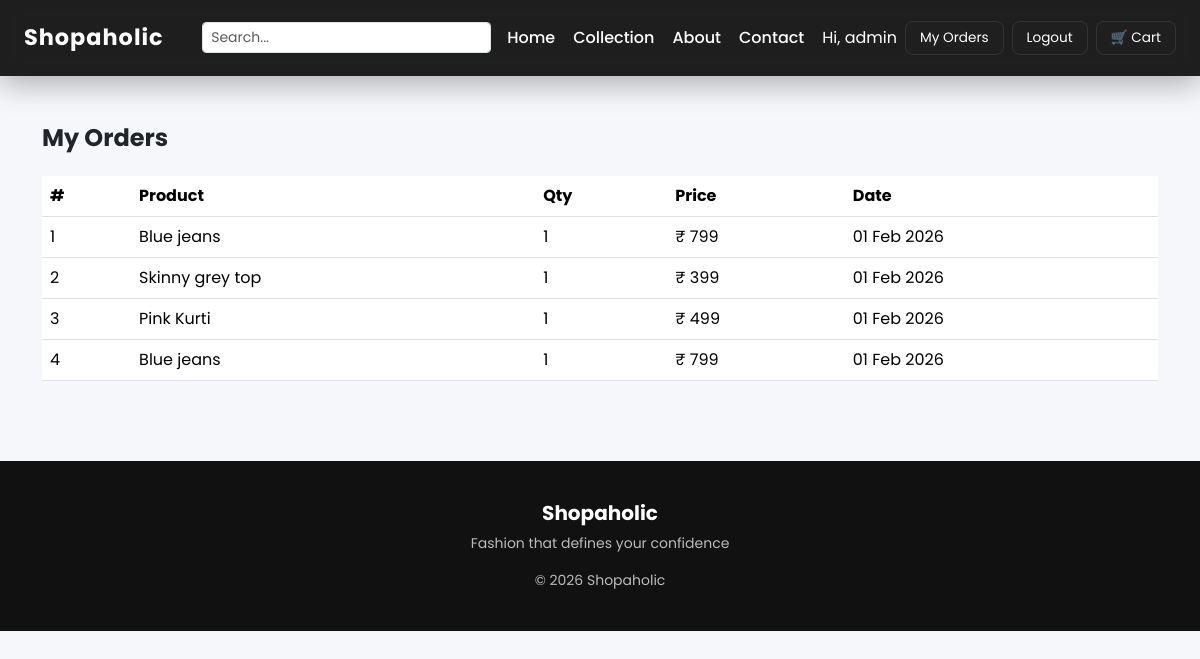
The page /my-orders/ (signed in) on the database its author committed.
### shop/models.py (models this page shows, shortened)
class Order(models.Model):
    user = models.ForeignKey(User, on_delete=models.CASCADE)
    product = models.ForeignKey(Product, on_delete=models.CASCADE)
    quantity = models.IntegerField()
    price = models.IntegerField()
    ordered_at = models.DateTimeField(auto_now_add=True)

class Product(models.Model):
    name = models.CharField(max_length=200)
    price = models.IntegerField()
    category = models.ForeignKey(Category, on_delete=models.CASCADE)
    image = models.ImageField(upload_to='products/')
    stock = models.IntegerField()
    description = models.TextField()

### shop/views.py (the view)
# urls.py: path('my-orders/', my_orders, name='my_orders'),
@login_required
def my_orders(request):
    orders = Order.objects.filter(
        user=request.user
    ).order_by('-ordered_at')
    return render(request, 'shop/my_orders.html', {
        'orders': orders
    })

### templates/shop/my_orders.html
{% extends 'shop/base.html' %}
{% block content %}
<h4 class="fw-bold mb-4">My Orders</h4>
{% if orders %}
<table class="table align-middle">
  <thead>
    <tr>
      <th>#</th>
      <th>Product</th>
      <th>Qty</th>
      <th>Price</th>
      <th>Date</th>
    </tr>
  </thead>
  <tbody>
    {% for order in orders %}
    <tr>
      <td>{{ forloop.counter }}</td>
      <td>{{ order.product.name }}</td>
      <td>{{ order.quantity }}</td>
      <td>₹ {{ order.price }}</td>
      <td>{{ order.ordered_at|date:"d M Y" }}</td>
    </tr>
    {% endfor %}
  </tbody>
</table>
{% else %}
<p class="text-muted">No orders placed yet.</p>
{% endif %}
{% endblock %}

### templates/shop/base.html (shortened to what this page needs)
<!DOCTYPE html>
<html lang="en">
<head>
  <link href="https://cdn.jsdelivr.net/npm/bootstrap@5.3.3/dist/css/bootstrap.min.css" rel="stylesheet">
</head>
<body>
<nav class="navbar navbar-expand-lg navbar-dark px-4 py-3">
  <a class="navbar-brand fw-bold text-white" href="{% url 'shop:home' %}">
    Shopaholic
  </a>
  <div class="ms-auto d-flex align-items-center">
    <div class="ms-auto d-flex align-items-center">
  {% if not user.is_superuser %}
  <form class="d-flex me-3"
        action="{% url 'shop:search' %}"
        method="get">
    <input class="form-control form-control-sm"
           type="search"
           name="q"
           placeholder="Search...">
  </form>
  {% endif %}
  {% if user.is_authenticated and user.is_superuser %}
    <a class="nav-link" href="{% url 'adminapp:dashboard' %}">
      Admin Dashboard
    </a>
    <a class="btn btn-nav btn-sm me-2"
       href="{% url 'adminapp:admin_products' %}">
      Manage Products
    </a>
    <a class="btn btn-nav btn-sm"
       href="{% url 'userapp:logout' %}">
      Logout
    </a>
  {% else %}
    <a class="nav-link" href="{% url 'shop:home' %}">Home</a>
    <a class="nav-link" href="{% url 'shop:collection' %}">Collection</a>
    <a class="nav-link" href="{% url 'shop:about' %}">About</a>
    <a class="nav-link" href="{% url 'shop:contact' %}">Contact</a>
    {% if user.is_authenticated %}
      <span class="text-white me-2">
        Hi, {{ user.username }}
      </span>
      <a class="btn btn-nav btn-sm me-2"
         href="{% url 'shop:my_orders' %}">
        My Orders
      </a>
      <a class="btn btn-nav btn-sm me-2"
         href="{% url 'userapp:logout' %}">
        Logout
      </a>
    {% endif %}
    <a class="btn btn-nav btn-sm"
       href="{% url 'shop:view_cart' %}">
      🛒 Cart
    </a>
  {% endif %}
</div>
</nav>
<div class="container my-5">
  {% block content %}{% endblock %}
</div>
<footer>
  <div class="container text-center">
    <h5 class="fw-bold text-white">Shopaholic</h5>
    <p class="small">Fashion that defines your confidence</p>
    <p class="small mb-0">© 2026 Shopaholic</p>
  </div>
</footer>
</body>
</html>

### templates/shop/base.html (style rules this page uses)
:root { --accent: linear-gradient(135deg, #ff4d4d, #ff9f1c); }
body { font-family: 'Poppins', sans-serif; background: #f6f7fb; overflow-x: hidden; }
.navbar { backdrop-filter: blur(10px); background: rgba(0, 0, 0, 0.88); box-shadow: 0 8px 30px rgba(0,0,0,0.3); }
.navbar-brand { font-size: 1.4rem; letter-spacing: 1px; }
.nav-link { color: #fff !important; margin-right: 18px; position: relative; font-weight: 500; }
.nav-link::after { content: ''; position: absolute; width: 0; height: 2px; bottom: -5px; left: 0; background: #ff9f1c; transition: width 0.3s ease; }
.btn-nav { background: #1f1f1f; color: #fff; border: 1px solid #333; padding: 6px 14px; font-size: 0.85rem; border-radius: 8px; }
footer { background: #111; color: #bbb; padding: 40px 0; margin-top: 80px; }

### rows shown on the page
Order: product.name "Blue jeans", quantity "1", price "799", ordered_at "01 Feb 2026"
Order: product.name "Skinny grey top", quantity "1", price "399", ordered_at "01 Feb 2026"
Order: product.name "Pink Kurti", quantity "1", price "499", ordered_at "01 Feb 2026"
Order: product.name "Blue jeans", quantity "1", price "799", ordered_at "01 Feb 2026"

### other values the page prints
{{ user.username }} "admin"
